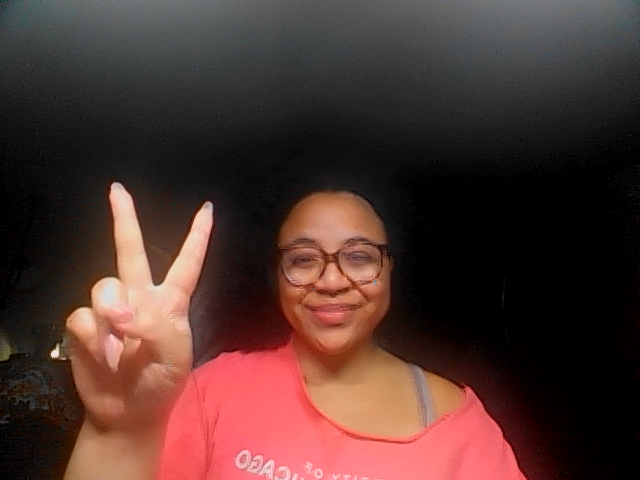
#> input picture captures/capture_20260224_224435.png, 640 x 480 px
$ python -i face.py   (imports and definitions only)
#> lines starting #> are read from the running program, lines starting #| are printed output that depends on the picture
#> further down, picture is the input picture: shape (480, 640, 3); mean B, G, R 47.7, 52.8, 79.6
"""
Face detection using Haar cascades.
Single responsibility: detect faces and return metadata.
"""

import cv2
import os
from config import FACE_SCALE_FACTOR, FACE_MIN_NEIGHBORS, FACE_MIN_SIZE


class FaceDetector:
    def __init__(self):
        cascade_path = os.path.join(
            os.path.dirname(cv2.__file__),
            "data",
            "haarcascade_frontalface_default.xml"
        )
        self.face_cascade = cv2.CascadeClassifier(cascade_path)

        if self.face_cascade.empty():
            raise RuntimeError("Failed to load face cascade classifier")

        self.prev_faces = None
        self.stable_count = 0

    def detect(self, frame):
        """Detect faces in frame. Returns list of (x, y, w, h) tuples."""
        gray = cv2.cvtColor(frame, cv2.COLOR_BGR2GRAY)
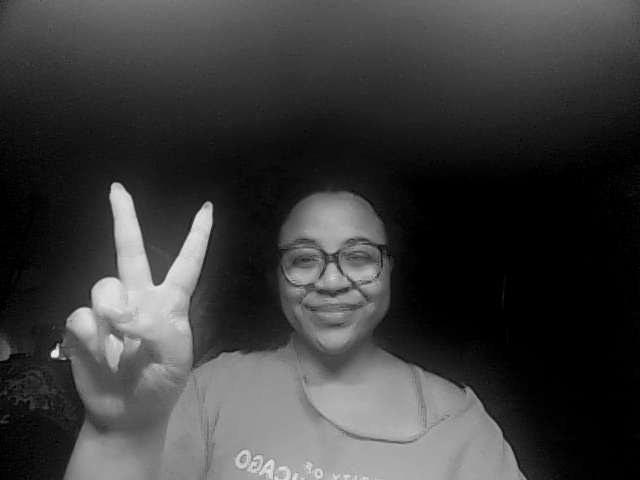
#> gray: shape (480, 640); min 0, max 236, mean 60.2
        gray = cv2.equalizeHist(gray)  # better detection in varied lighting
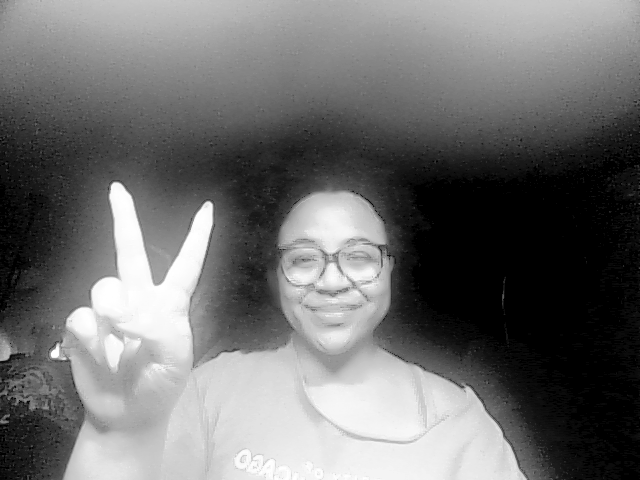
#> gray: shape (480, 640); min 0, max 255, mean 111.2

        faces = self.face_cascade.detectMultiScale(
            gray,
            scaleFactor=FACE_SCALE_FACTOR,
            minNeighbors=FACE_MIN_NEIGHBORS,
            minSize=FACE_MIN_SIZE
        )
#> faces = [[263, 202, 139, 139]]

        return faces

    def analyze(self, faces):
        """Analyze detected faces for stability and position data."""
        data = {
            "count": len(faces),
            "centers": [],
            "areas": [],
            "stable": False,
            "stable_frames": self.stable_count,
            "primary": None,  # largest face
        }

        largest_area = 0
        for (x, y, w, h) in faces:
            cx, cy = x + w // 2, y + h // 2
            area = w * h
            data["centers"].append((cx, cy))
            data["areas"].append(area)
            if area > largest_area:
                largest_area = area
                data["primary"] = {"x": x, "y": y, "w": w, "h": h, "cx": cx, "cy": cy}

        # Stability tracking
        if self.prev_faces is not None and len(faces) == len(self.prev_faces):
            self.stable_count += 1
            data["stable"] = self.stable_count > 5
        else:
            self.stable_count = 0

        data["stable_frames"] = self.stable_count
        self.prev_faces = faces
        return data

>>> import cv2
>>> picture = cv2.imread('../captures/capture_20260224_224435.png')
>>> result = FaceDetector().detect(picture)
#> result = [[263, 202, 139, 139]]

$ run again, on captures/capture_20260224_224503.png
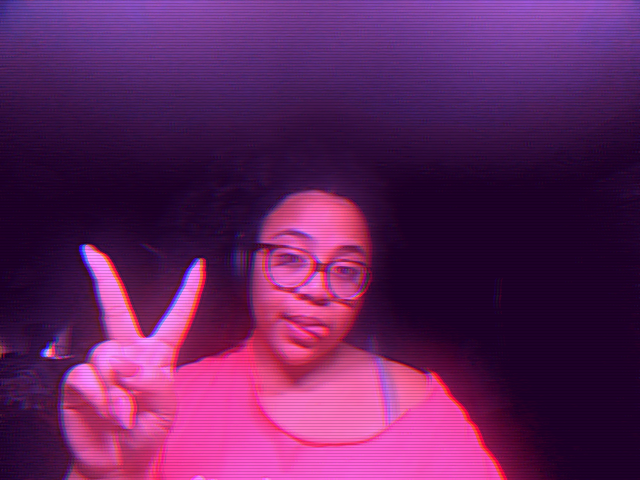
#> input picture captures/capture_20260224_224503.png, 640 x 480 px
#> picture is the input picture: shape (480, 640, 3); mean B, G, R 92.6, 32.8, 97.4
#> in detect, `gray = cv2.cvtColor(frame, cv2.COLOR_BGR2GRAY)`:
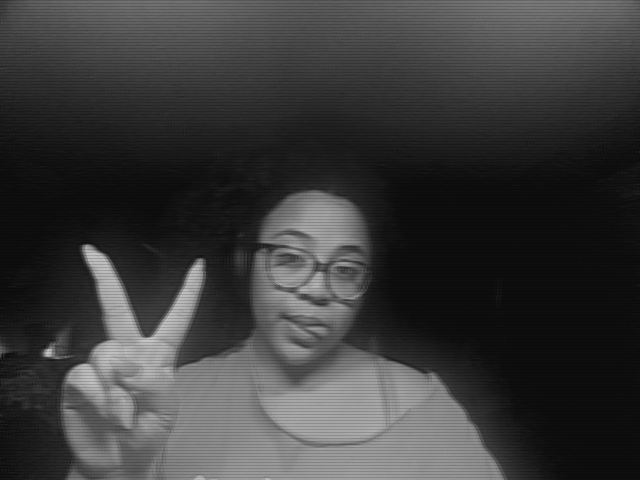
#> gray: shape (480, 640); min 11, max 201, mean 58.9
#> in detect, `gray = cv2.equalizeHist(gray)`:
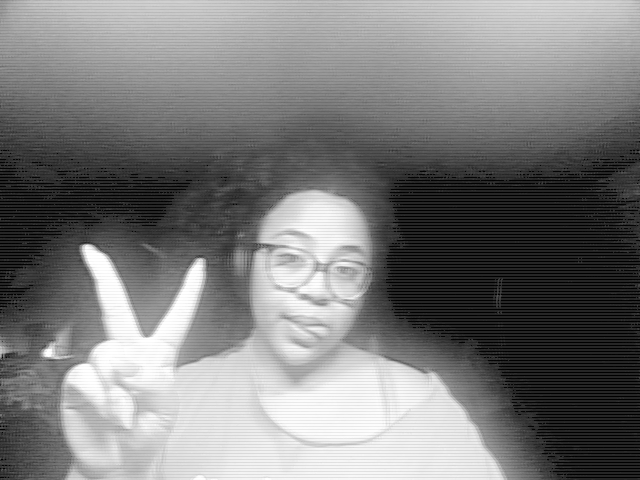
#> gray: shape (480, 640); min 0, max 255, mean 123.4
#> faces = [[238, 199, 154, 154]]

$ run again, on captures/capture_20260224_231131.png
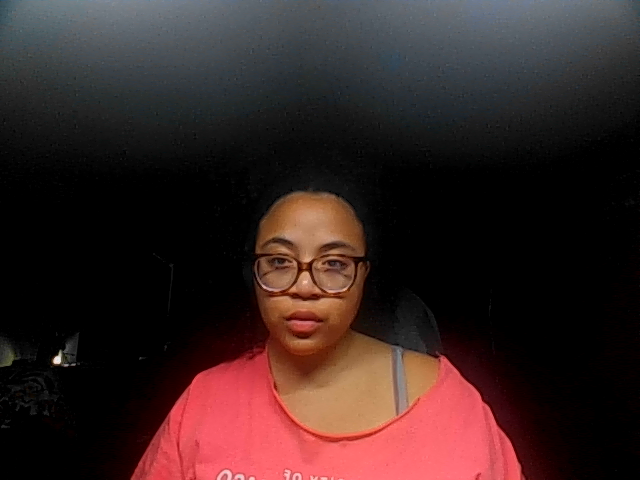
#> input picture captures/capture_20260224_231131.png, 640 x 480 px
#> picture is the input picture: shape (480, 640, 3); mean B, G, R 35.3, 36.3, 55.6
#> in detect, `gray = cv2.cvtColor(frame, cv2.COLOR_BGR2GRAY)`:
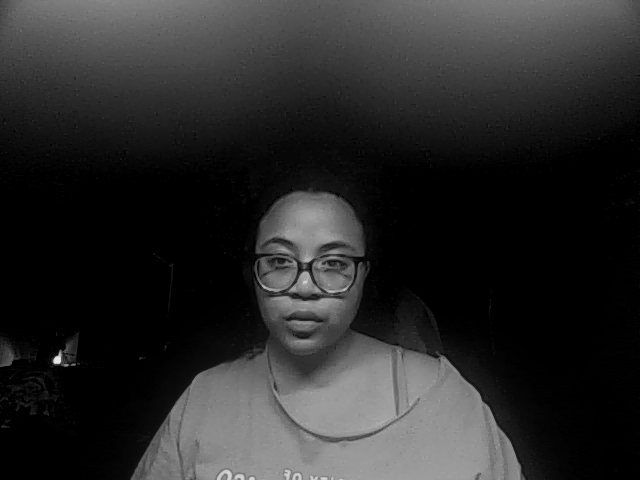
#> gray: shape (480, 640); min 0, max 234, mean 41.9
#> in detect, `gray = cv2.equalizeHist(gray)`:
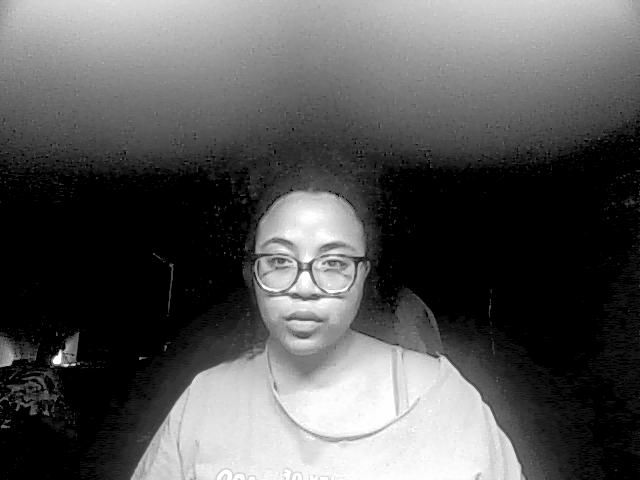
#> gray: shape (480, 640); min 0, max 255, mean 87
#> faces = [[231, 201, 151, 151]]

$ run again, on captures/capture_20260224_231140.png
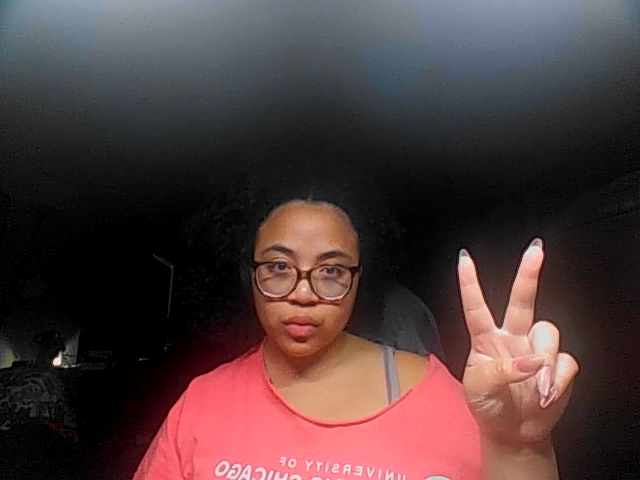
#> input picture captures/capture_20260224_231140.png, 640 x 480 px
#> picture is the input picture: shape (480, 640, 3); mean B, G, R 59.3, 58.9, 79
#> in detect, `gray = cv2.cvtColor(frame, cv2.COLOR_BGR2GRAY)`:
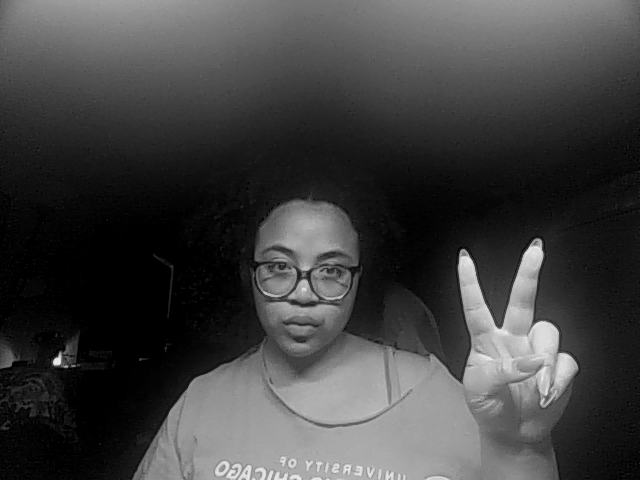
#> gray: shape (480, 640); min 0, max 241, mean 65
#> in detect, `gray = cv2.equalizeHist(gray)`:
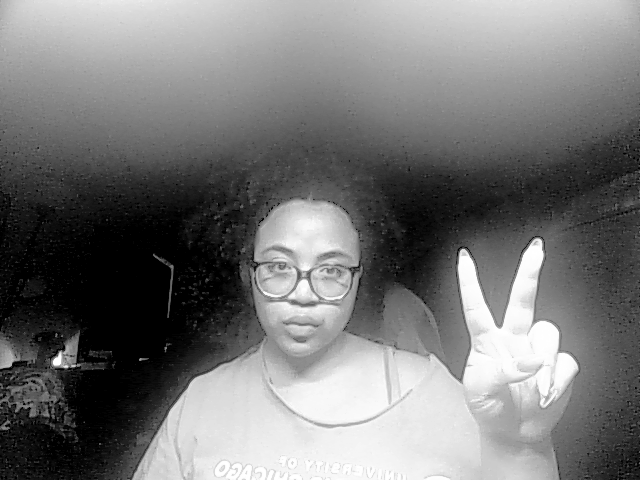
#> gray: shape (480, 640); min 0, max 255, mean 118.9
#> faces = [[235, 211, 141, 141]]
